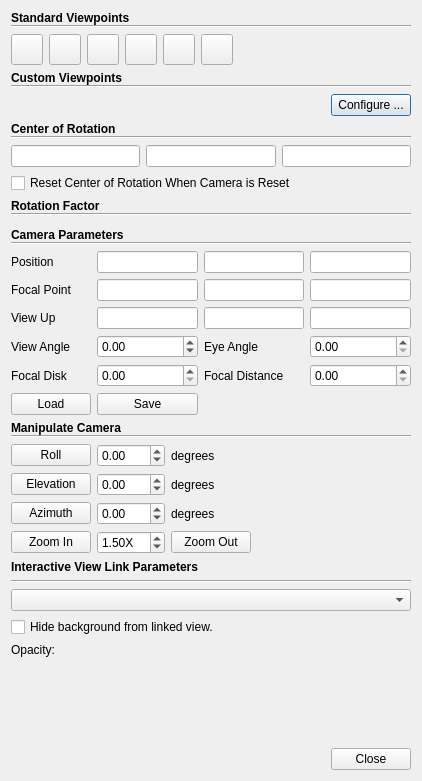
<?xml version="1.0" encoding="UTF-8"?>
<ui version="4.0">
 <class>pqCameraDialog</class>
 <widget class="QDialog" name="pqCameraDialog">
  <property name="windowModality">
   <enum>Qt::NonModal</enum>
  </property>
  <property name="geometry">
   <rect>
    <x>0</x>
    <y>0</y>
    <width>422</width>
    <height>781</height>
   </rect>
  </property>
  <property name="sizePolicy">
   <sizepolicy hsizetype="Preferred" vsizetype="MinimumExpanding">
    <horstretch>0</horstretch>
    <verstretch>0</verstretch>
   </sizepolicy>
  </property>
  <property name="windowTitle">
   <string>Adjusting Camera</string>
  </property>
  <layout class="QVBoxLayout" name="verticalLayout_3">
   <item>
    <widget class="QScrollArea" name="scrollArea">
     <property name="frameShape">
      <enum>QFrame::NoFrame</enum>
     </property>
     <property name="widgetResizable">
      <bool>true</bool>
     </property>
     <widget class="QWidget" name="scrollAreaWidgetContents_2">
      <property name="geometry">
       <rect>
        <x>0</x>
        <y>-11</y>
        <width>390</width>
        <height>704</height>
       </rect>
      </property>
      <layout class="QVBoxLayout" name="verticalLayout">
       <property name="leftMargin">
        <number>0</number>
       </property>
       <property name="topMargin">
        <number>0</number>
       </property>
       <property name="rightMargin">
        <number>0</number>
       </property>
       <property name="bottomMargin">
        <number>0</number>
       </property>
       <item>
        <layout class="QVBoxLayout" name="verticalLayout_4">
         <property name="spacing">
          <number>0</number>
         </property>
         <property name="sizeConstraint">
          <enum>QLayout::SetMinimumSize</enum>
         </property>
         <item>
          <widget class="QLabel" name="label">
           <property name="sizePolicy">
            <sizepolicy hsizetype="Preferred" vsizetype="Minimum">
             <horstretch>0</horstretch>
             <verstretch>0</verstretch>
            </sizepolicy>
           </property>
           <property name="font">
            <font>
             <weight>75</weight>
             <bold>true</bold>
            </font>
           </property>
           <property name="text">
            <string>Standard Viewpoints</string>
           </property>
          </widget>
         </item>
         <item>
          <widget class="Line" name="line">
           <property name="sizePolicy">
            <sizepolicy hsizetype="Minimum" vsizetype="Minimum">
             <horstretch>0</horstretch>
             <verstretch>0</verstretch>
            </sizepolicy>
           </property>
           <property name="orientation">
            <enum>Qt::Horizontal</enum>
           </property>
          </widget>
         </item>
        </layout>
       </item>
       <item>
        <layout class="QHBoxLayout" name="horizontalLayout_3">
         <item>
          <widget class="QToolButton" name="viewXPlus">
           <property name="toolTip">
            <string>Looking down X axis from (1, 0, 0)</string>
           </property>
           <property name="text">
            <string/>
           </property>
           <property name="icon">
            <iconset resource="../pqComponents.qrc">
             <normaloff>:/pqWidgets/Icons/pqXPlus24.png</normaloff>:/pqWidgets/Icons/pqXPlus24.png</iconset>
           </property>
           <property name="iconSize">
            <size>
             <width>24</width>
             <height>24</height>
            </size>
           </property>
          </widget>
         </item>
         <item>
          <widget class="QToolButton" name="viewXMinus">
           <property name="toolTip">
            <string>Looking down X axis from (-1, 0, 0)</string>
           </property>
           <property name="text">
            <string/>
           </property>
           <property name="icon">
            <iconset resource="../pqComponents.qrc">
             <normaloff>:/pqWidgets/Icons/pqXMinus24.png</normaloff>:/pqWidgets/Icons/pqXMinus24.png</iconset>
           </property>
           <property name="iconSize">
            <size>
             <width>24</width>
             <height>24</height>
            </size>
           </property>
          </widget>
         </item>
         <item>
          <widget class="QToolButton" name="viewYPlus">
           <property name="toolTip">
            <string>Looking down Y axis from (0, 1, 0)</string>
           </property>
           <property name="text">
            <string/>
           </property>
           <property name="icon">
            <iconset resource="../pqComponents.qrc">
             <normaloff>:/pqWidgets/Icons/pqYPlus24.png</normaloff>:/pqWidgets/Icons/pqYPlus24.png</iconset>
           </property>
           <property name="iconSize">
            <size>
             <width>24</width>
             <height>24</height>
            </size>
           </property>
          </widget>
         </item>
         <item>
          <widget class="QToolButton" name="viewYMinus">
           <property name="toolTip">
            <string>Looking down Y axis from (0, -1, 0)</string>
           </property>
           <property name="text">
            <string/>
           </property>
           <property name="icon">
            <iconset resource="../pqComponents.qrc">
             <normaloff>:/pqWidgets/Icons/pqYMinus24.png</normaloff>:/pqWidgets/Icons/pqYMinus24.png</iconset>
           </property>
           <property name="iconSize">
            <size>
             <width>24</width>
             <height>24</height>
            </size>
           </property>
          </widget>
         </item>
         <item>
          <widget class="QToolButton" name="viewZPlus">
           <property name="toolTip">
            <string>Looking down X axis from (0, 0, 1)</string>
           </property>
           <property name="text">
            <string/>
           </property>
           <property name="icon">
            <iconset resource="../pqComponents.qrc">
             <normaloff>:/pqWidgets/Icons/pqZPlus24.png</normaloff>:/pqWidgets/Icons/pqZPlus24.png</iconset>
           </property>
           <property name="iconSize">
            <size>
             <width>24</width>
             <height>24</height>
            </size>
           </property>
          </widget>
         </item>
         <item>
          <widget class="QToolButton" name="viewZMinus">
           <property name="toolTip">
            <string>Looking down Z axis from (0, 0, -1)</string>
           </property>
           <property name="text">
            <string/>
           </property>
           <property name="icon">
            <iconset resource="../pqComponents.qrc">
             <normaloff>:/pqWidgets/Icons/pqZMinus24.png</normaloff>:/pqWidgets/Icons/pqZMinus24.png</iconset>
           </property>
           <property name="iconSize">
            <size>
             <width>24</width>
             <height>24</height>
            </size>
           </property>
          </widget>
         </item>
         <item>
          <spacer name="spacer">
           <property name="orientation">
            <enum>Qt::Horizontal</enum>
           </property>
           <property name="sizeHint" stdset="0">
            <size>
             <width>0</width>
             <height>20</height>
            </size>
           </property>
          </spacer>
         </item>
        </layout>
       </item>
       <item>
        <layout class="QVBoxLayout" name="verticalLayout_5">
         <property name="spacing">
          <number>0</number>
         </property>
         <property name="sizeConstraint">
          <enum>QLayout::SetMinimumSize</enum>
         </property>
         <item>
          <widget class="QLabel" name="label_2">
           <property name="sizePolicy">
            <sizepolicy hsizetype="Preferred" vsizetype="Minimum">
             <horstretch>0</horstretch>
             <verstretch>0</verstretch>
            </sizepolicy>
           </property>
           <property name="font">
            <font>
             <weight>75</weight>
             <bold>true</bold>
            </font>
           </property>
           <property name="text">
            <string>Custom Viewpoints</string>
           </property>
          </widget>
         </item>
         <item>
          <widget class="Line" name="line_2">
           <property name="sizePolicy">
            <sizepolicy hsizetype="Minimum" vsizetype="Minimum">
             <horstretch>0</horstretch>
             <verstretch>0</verstretch>
            </sizepolicy>
           </property>
           <property name="orientation">
            <enum>Qt::Horizontal</enum>
           </property>
          </widget>
         </item>
        </layout>
       </item>
       <item>
        <layout class="QHBoxLayout" name="horizontalLayout_4" stretch="1,0,0">
         <item>
          <layout class="QGridLayout" name="customViewpointGridLayout"/>
         </item>
         <item>
          <spacer name="horizontalSpacer_2">
           <property name="orientation">
            <enum>Qt::Horizontal</enum>
           </property>
           <property name="sizeHint" stdset="0">
            <size>
             <width>49</width>
             <height>20</height>
            </size>
           </property>
          </spacer>
         </item>
         <item>
          <widget class="QPushButton" name="configureCustomViewpoints">
           <property name="toolTip">
            <string>Configure custom viewpoint buttons.</string>
           </property>
           <property name="text">
            <string>Configure ...</string>
           </property>
          </widget>
         </item>
        </layout>
       </item>
       <item>
        <layout class="QVBoxLayout" name="verticalLayout_6">
         <property name="spacing">
          <number>0</number>
         </property>
         <property name="sizeConstraint">
          <enum>QLayout::SetMinimumSize</enum>
         </property>
         <item>
          <widget class="QLabel" name="label_3">
           <property name="sizePolicy">
            <sizepolicy hsizetype="Preferred" vsizetype="Minimum">
             <horstretch>0</horstretch>
             <verstretch>0</verstretch>
            </sizepolicy>
           </property>
           <property name="font">
            <font>
             <weight>75</weight>
             <bold>true</bold>
            </font>
           </property>
           <property name="text">
            <string>Center of Rotation</string>
           </property>
          </widget>
         </item>
         <item>
          <widget class="Line" name="line_3">
           <property name="sizePolicy">
            <sizepolicy hsizetype="Minimum" vsizetype="Minimum">
             <horstretch>0</horstretch>
             <verstretch>0</verstretch>
            </sizepolicy>
           </property>
           <property name="orientation">
            <enum>Qt::Horizontal</enum>
           </property>
          </widget>
         </item>
        </layout>
       </item>
       <item>
        <layout class="QHBoxLayout" name="horizontalLayout_5">
         <item>
          <widget class="pqDoubleLineEdit" name="CenterX"/>
         </item>
         <item>
          <widget class="pqDoubleLineEdit" name="CenterY"/>
         </item>
         <item>
          <widget class="pqDoubleLineEdit" name="CenterZ"/>
         </item>
        </layout>
       </item>
       <item>
        <widget class="QCheckBox" name="AutoResetCenterOfRotation">
         <property name="toolTip">
          <string>Reset center of rotation when camera is reset.</string>
         </property>
         <property name="text">
          <string>Reset Center of Rotation When Camera is Reset</string>
         </property>
        </widget>
       </item>
       <item>
        <layout class="QVBoxLayout" name="verticalLayout_7">
         <property name="spacing">
          <number>0</number>
         </property>
         <property name="sizeConstraint">
          <enum>QLayout::SetMinimumSize</enum>
         </property>
         <item>
          <widget class="QLabel" name="label_4">
           <property name="sizePolicy">
            <sizepolicy hsizetype="Preferred" vsizetype="Minimum">
             <horstretch>0</horstretch>
             <verstretch>0</verstretch>
            </sizepolicy>
           </property>
           <property name="font">
            <font>
             <weight>75</weight>
             <bold>true</bold>
            </font>
           </property>
           <property name="text">
            <string>Rotation Factor</string>
           </property>
          </widget>
         </item>
         <item>
          <widget class="Line" name="line_4">
           <property name="sizePolicy">
            <sizepolicy hsizetype="Minimum" vsizetype="Minimum">
             <horstretch>0</horstretch>
             <verstretch>0</verstretch>
            </sizepolicy>
           </property>
           <property name="orientation">
            <enum>Qt::Horizontal</enum>
           </property>
          </widget>
         </item>
        </layout>
       </item>
       <item>
        <widget class="pqDoubleRangeWidget" name="rotationFactor" native="true">
         <property name="toolTip">
          <string>Define the rotation speed factor.</string>
         </property>
         <property name="StrictRange" stdset="0">
          <bool>true</bool>
         </property>
        </widget>
       </item>
       <item>
        <layout class="QVBoxLayout" name="verticalLayout_8">
         <property name="spacing">
          <number>0</number>
         </property>
         <property name="sizeConstraint">
          <enum>QLayout::SetMinimumSize</enum>
         </property>
         <item>
          <widget class="QLabel" name="label_5">
           <property name="sizePolicy">
            <sizepolicy hsizetype="Preferred" vsizetype="Minimum">
             <horstretch>0</horstretch>
             <verstretch>0</verstretch>
            </sizepolicy>
           </property>
           <property name="font">
            <font>
             <weight>75</weight>
             <bold>true</bold>
            </font>
           </property>
           <property name="text">
            <string>Camera Parameters</string>
           </property>
          </widget>
         </item>
         <item>
          <widget class="Line" name="line_5">
           <property name="sizePolicy">
            <sizepolicy hsizetype="Minimum" vsizetype="Minimum">
             <horstretch>0</horstretch>
             <verstretch>0</verstretch>
            </sizepolicy>
           </property>
           <property name="orientation">
            <enum>Qt::Horizontal</enum>
           </property>
          </widget>
         </item>
        </layout>
       </item>
       <item>
        <layout class="QGridLayout" name="gridLayout">
         <item row="0" column="0">
          <widget class="QLabel" name="label_22">
           <property name="text">
            <string>Position</string>
           </property>
          </widget>
         </item>
         <item row="0" column="1">
          <widget class="pqDoubleLineEdit" name="position0"/>
         </item>
         <item row="0" column="2">
          <widget class="pqDoubleLineEdit" name="position1"/>
         </item>
         <item row="0" column="3">
          <widget class="pqDoubleLineEdit" name="position2"/>
         </item>
         <item row="1" column="0">
          <widget class="QLabel" name="label_17">
           <property name="text">
            <string>Focal Point</string>
           </property>
          </widget>
         </item>
         <item row="1" column="1">
          <widget class="pqDoubleLineEdit" name="focalPoint0"/>
         </item>
         <item row="1" column="2">
          <widget class="pqDoubleLineEdit" name="focalPoint1"/>
         </item>
         <item row="1" column="3">
          <widget class="pqDoubleLineEdit" name="focalPoint2"/>
         </item>
         <item row="2" column="0">
          <widget class="QLabel" name="label_14">
           <property name="text">
            <string>View Up</string>
           </property>
          </widget>
         </item>
         <item row="2" column="1">
          <widget class="pqDoubleLineEdit" name="viewUp0"/>
         </item>
         <item row="2" column="2">
          <widget class="pqDoubleLineEdit" name="viewUp1"/>
         </item>
         <item row="2" column="3">
          <widget class="pqDoubleLineEdit" name="viewUp2"/>
         </item>
         <item row="3" column="0">
          <widget class="QLabel" name="label_23">
           <property name="text">
            <string>View Angle</string>
           </property>
          </widget>
         </item>
         <item row="3" column="1">
          <widget class="QDoubleSpinBox" name="viewAngle">
           <property name="minimum">
            <double>-360.000000000000000</double>
           </property>
           <property name="maximum">
            <double>360.000000000000000</double>
           </property>
          </widget>
         </item>
         <item row="3" column="2">
          <widget class="QLabel" name="label_8">
           <property name="text">
            <string>Eye Angle</string>
           </property>
          </widget>
         </item>
         <item row="3" column="3">
          <widget class="QDoubleSpinBox" name="eyeAngle">
           <property name="toolTip">
            <string>The separation between eyes (in degrees). This is used when rendering in stereo mode.</string>
           </property>
          </widget>
         </item>
         <item row="4" column="0">
          <widget class="QLabel" name="label_9">
           <property name="text">
            <string>Focal Disk</string>
           </property>
          </widget>
         </item>
         <item row="4" column="1">
          <widget class="QDoubleSpinBox" name="focalDisk">
           <property name="toolTip">
             <string> The size of the camera's lens in world coordinates. Affects ray traced depth of field rendering.
             </string>
           </property>
          </widget>
         </item>
         <item row="4" column="2">
          <widget class="QLabel" name="label_10">
           <property name="text">
            <string>Focal Distance</string>
           </property>
          </widget>
         </item>
         <item row="4" column="3">
          <widget class="QDoubleSpinBox" name="focalDistance">
           <property name="toolTip">
             <string>Depth of field rendering focus distance. Only affects ray traced renderers. 0 (default) disables it.</string>
           </property>
          </widget>
         </item>
         <item row="5" column="0">
          <widget class="QPushButton" name="loadCameraConfiguration">
           <property name="toolTip">
            <string>Load camera properties.</string>
           </property>
           <property name="text">
            <string>Load</string>
           </property>
          </widget>
         </item>
         <item row="5" column="1">
          <widget class="QPushButton" name="saveCameraConfiguration">
           <property name="toolTip">
            <string>Save camera properties.</string>
           </property>
           <property name="text">
            <string>Save</string>
           </property>
          </widget>
         </item>
        </layout>
       </item>
       <item>
        <layout class="QVBoxLayout" name="verticalLayout_9">
         <property name="spacing">
          <number>0</number>
         </property>
         <property name="sizeConstraint">
          <enum>QLayout::SetMinimumSize</enum>
         </property>
         <item>
          <widget class="QLabel" name="label_6">
           <property name="sizePolicy">
            <sizepolicy hsizetype="Preferred" vsizetype="Minimum">
             <horstretch>0</horstretch>
             <verstretch>0</verstretch>
            </sizepolicy>
           </property>
           <property name="font">
            <font>
             <weight>75</weight>
             <bold>true</bold>
            </font>
           </property>
           <property name="text">
            <string>Manipulate Camera</string>
           </property>
          </widget>
         </item>
         <item>
          <widget class="Line" name="line_6">
           <property name="sizePolicy">
            <sizepolicy hsizetype="Minimum" vsizetype="Minimum">
             <horstretch>0</horstretch>
             <verstretch>0</verstretch>
            </sizepolicy>
           </property>
           <property name="orientation">
            <enum>Qt::Horizontal</enum>
           </property>
          </widget>
         </item>
        </layout>
       </item>
       <item>
        <layout class="QGridLayout" name="gridLayout_2">
         <item row="0" column="0">
          <widget class="QPushButton" name="rollButton">
           <property name="toolTip">
            <string>Rotate around vertical axis</string>
           </property>
           <property name="text">
            <string>Roll</string>
           </property>
           <property name="icon">
            <iconset>
             <normaloff>.</normaloff>.</iconset>
           </property>
           <property name="iconSize">
            <size>
             <width>24</width>
             <height>24</height>
            </size>
           </property>
          </widget>
         </item>
         <item row="0" column="1">
          <widget class="QDoubleSpinBox" name="rollAngle">
           <property name="minimum">
            <double>-360.000000000000000</double>
           </property>
           <property name="maximum">
            <double>360.000000000000000</double>
           </property>
          </widget>
         </item>
         <item row="0" column="2">
          <widget class="QLabel" name="label_20">
           <property name="sizePolicy">
            <sizepolicy hsizetype="MinimumExpanding" vsizetype="Preferred">
             <horstretch>0</horstretch>
             <verstretch>0</verstretch>
            </sizepolicy>
           </property>
           <property name="toolTip">
            <string>Apply a manipulation to the current camera using the buttons on the left.</string>
           </property>
           <property name="text">
            <string>degrees</string>
           </property>
          </widget>
         </item>
         <item row="1" column="0">
          <widget class="QPushButton" name="elevationButton">
           <property name="toolTip">
            <string>Rotate around horizontal axis</string>
           </property>
           <property name="text">
            <string>Elevation</string>
           </property>
           <property name="icon">
            <iconset>
             <normaloff>.</normaloff>.</iconset>
           </property>
           <property name="iconSize">
            <size>
             <width>24</width>
             <height>24</height>
            </size>
           </property>
          </widget>
         </item>
         <item row="1" column="1">
          <widget class="QDoubleSpinBox" name="elevationAngle">
           <property name="minimum">
            <double>-360.000000000000000</double>
           </property>
           <property name="maximum">
            <double>360.000000000000000</double>
           </property>
          </widget>
         </item>
         <item row="1" column="2">
          <widget class="QLabel" name="label_21">
           <property name="sizePolicy">
            <sizepolicy hsizetype="MinimumExpanding" vsizetype="Preferred">
             <horstretch>0</horstretch>
             <verstretch>0</verstretch>
            </sizepolicy>
           </property>
           <property name="text">
            <string>degrees</string>
           </property>
          </widget>
         </item>
         <item row="2" column="0">
          <widget class="QPushButton" name="azimuthButton">
           <property name="toolTip">
            <string>Rotate around center of screen</string>
           </property>
           <property name="text">
            <string>Azimuth</string>
           </property>
           <property name="icon">
            <iconset>
             <normaloff>.</normaloff>.</iconset>
           </property>
           <property name="iconSize">
            <size>
             <width>24</width>
             <height>24</height>
            </size>
           </property>
          </widget>
         </item>
         <item row="2" column="1">
          <widget class="QDoubleSpinBox" name="azimuthAngle">
           <property name="minimum">
            <double>-360.000000000000000</double>
           </property>
           <property name="maximum">
            <double>360.000000000000000</double>
           </property>
          </widget>
         </item>
         <item row="2" column="2">
          <widget class="QLabel" name="label_16">
           <property name="sizePolicy">
            <sizepolicy hsizetype="MinimumExpanding" vsizetype="Preferred">
             <horstretch>0</horstretch>
             <verstretch>0</verstretch>
            </sizepolicy>
           </property>
           <property name="text">
            <string>degrees</string>
           </property>
          </widget>
         </item>
         <item row="3" column="0">
          <widget class="QPushButton" name="zoomInButton">
           <property name="toolTip">
            <string>Decrease view angle</string>
           </property>
           <property name="text">
            <string>Zoom In</string>
           </property>
           <property name="icon">
            <iconset>
             <normaloff>.</normaloff>.</iconset>
           </property>
           <property name="iconSize">
            <size>
             <width>24</width>
             <height>24</height>
            </size>
           </property>
          </widget>
         </item>
         <item row="3" column="1">
          <widget class="QDoubleSpinBox" name="zoomFactor">
           <property name="suffix">
            <string>X</string>
           </property>
           <property name="decimals">
            <number>2</number>
           </property>
           <property name="minimum">
            <double>1.000000000000000</double>
           </property>
           <property name="maximum">
            <double>10.000000000000000</double>
           </property>
           <property name="singleStep">
            <double>0.100000000000000</double>
           </property>
           <property name="value">
            <double>1.500000000000000</double>
           </property>
          </widget>
         </item>
         <item row="3" column="2">
          <widget class="QPushButton" name="zoomOutButton">
           <property name="sizePolicy">
            <sizepolicy hsizetype="Fixed" vsizetype="Fixed">
             <horstretch>0</horstretch>
             <verstretch>0</verstretch>
            </sizepolicy>
           </property>
           <property name="toolTip">
            <string>Increase view angle</string>
           </property>
           <property name="text">
            <string>Zoom Out</string>
           </property>
           <property name="icon">
            <iconset>
             <normaloff>.</normaloff>.</iconset>
           </property>
           <property name="iconSize">
            <size>
             <width>24</width>
             <height>24</height>
            </size>
           </property>
          </widget>
         </item>
        </layout>
       </item>
       <item>
        <widget class="QLabel" name="label_7">
         <property name="sizePolicy">
          <sizepolicy hsizetype="Preferred" vsizetype="Minimum">
           <horstretch>0</horstretch>
           <verstretch>0</verstretch>
          </sizepolicy>
         </property>
         <property name="font">
          <font>
           <weight>75</weight>
           <bold>true</bold>
          </font>
         </property>
         <property name="text">
          <string>Interactive View Link Parameters</string>
         </property>
        </widget>
       </item>
       <item>
        <widget class="Line" name="line_7">
         <property name="sizePolicy">
          <sizepolicy hsizetype="Minimum" vsizetype="Minimum">
           <horstretch>0</horstretch>
           <verstretch>0</verstretch>
          </sizepolicy>
         </property>
         <property name="orientation">
          <enum>Qt::Horizontal</enum>
         </property>
        </widget>
       </item>
       <item>
        <layout class="QGridLayout" name="gridLayout_3" columnstretch="0,1">
         <item row="1" column="0" colspan="2">
          <widget class="QCheckBox" name="interactiveViewLinkBackground">
           <property name="toolTip">
            <string>Hide background from linked view.</string>
           </property>
           <property name="text">
            <string>Hide background from linked view.</string>
           </property>
          </widget>
         </item>
         <item row="2" column="0">
          <widget class="QLabel" name="label_InteractiveViewLinkOpacity">
           <property name="text">
            <string>Opacity:</string>
           </property>
          </widget>
         </item>
         <item row="2" column="1">
          <widget class="pqDoubleRangeWidget" name="interactiveViewLinkOpacity" native="true">
           <property name="toolTip">
            <string>Define the view link opacity.</string>
           </property>
           <property name="StrictRange" stdset="0">
            <bool>true</bool>
           </property>
          </widget>
         </item>
         <item row="0" column="0" colspan="2">
          <widget class="QComboBox" name="interactiveViewLinkComboBox">
           <property name="toolTip">
            <string>Select Interactive View Link to manage.</string>
           </property>
          </widget>
         </item>
        </layout>
       </item>
       <item>
        <spacer name="verticalSpacer">
         <property name="orientation">
          <enum>Qt::Vertical</enum>
         </property>
         <property name="sizeHint" stdset="0">
          <size>
           <width>20</width>
           <height>0</height>
          </size>
         </property>
        </spacer>
       </item>
      </layout>
     </widget>
    </widget>
   </item>
   <item>
    <widget class="QDialogButtonBox" name="buttonBox">
     <property name="standardButtons">
      <set>QDialogButtonBox::Close</set>
     </property>
    </widget>
   </item>
  </layout>
 </widget>
 <customwidgets>
  <customwidget>
   <class>pqDoubleRangeWidget</class>
   <extends>QWidget</extends>
   <header>pqDoubleRangeWidget.h</header>
   <container>1</container>
  </customwidget>
  <customwidget>
   <class>pqDoubleLineEdit</class>
   <extends>QLineEdit</extends>
   <header>pqDoubleLineEdit.h</header>
  </customwidget>
 </customwidgets>
 <tabstops>
  <tabstop>CenterX</tabstop>
  <tabstop>CenterY</tabstop>
  <tabstop>CenterZ</tabstop>
  <tabstop>AutoResetCenterOfRotation</tabstop>
 </tabstops>
 <resources>
  <include location="../pqComponents.qrc"/>
 </resources>
 <connections>
  <connection>
   <sender>buttonBox</sender>
   <signal>rejected()</signal>
   <receiver>pqCameraDialog</receiver>
   <slot>close()</slot>
   <hints>
    <hint type="sourcelabel">
     <x>264</x>
     <y>727</y>
    </hint>
    <hint type="destinationlabel">
     <x>264</x>
     <y>388</y>
    </hint>
   </hints>
  </connection>
 </connections>
</ui>
